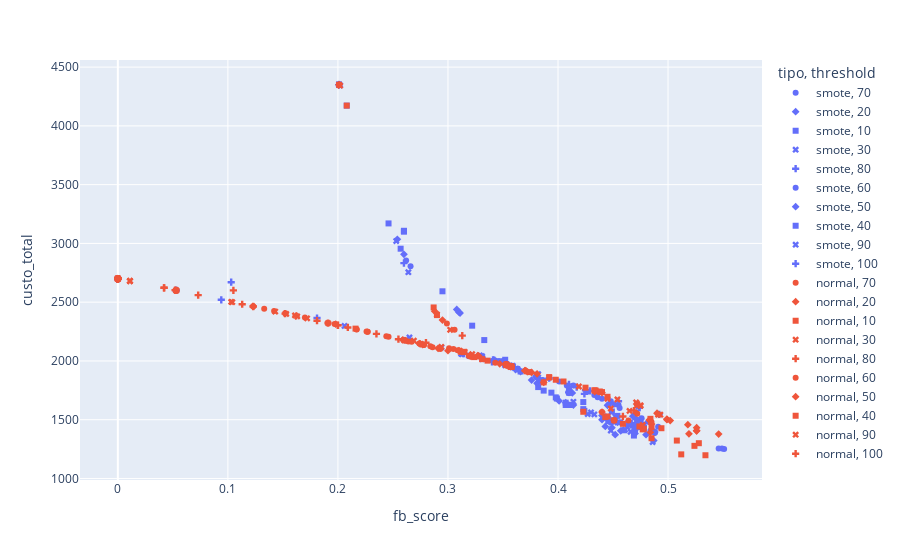
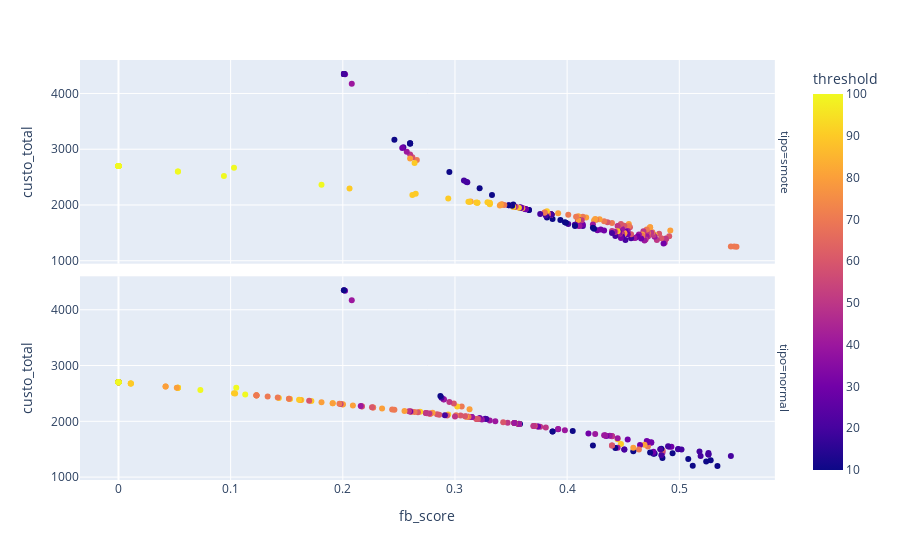

The notebook cell saved with these charts, in order:
### Code cell
fig = px.scatter(fd, x='fb_score', y='custo_total', color='tipo', symbol='threshold',
                 hover_data=['precisao', 'sensibilidade', 'modelo'])
fig.show()

fig = px.scatter(fd, x='fb_score', y='custo_total', color='threshold', facet_row='tipo',
                 hover_data=['precisao', 'sensibilidade', 'modelo'])
fig.show()

### Figure 1 — Plotly figure (JSON) as saved in the notebook; plotly's stock layout.template omitted (floating-point values rounded to 4 significant figures)
{"data": [{"customdata": [[0.403, 0.659, "CalibratedClassifierCV"], [0.399, 0.659, "LogisticRegression"], [0.388, 0.667, "LinearDiscriminantAnalysis"], [0.335, 0.585, "GradientBoostingClassifier"], [0.305, 0.622, "SVC"], [0.373, 0.533, "MLPClassifier"], [0.261, 0.719, "GaussianNB"], [0.374, 0.504, "HistGradientBoostingClassifier"], [0.242, 0.733, "BernoulliNB"], [0.369, 0.481, "LGBMClassifier"], [0.383, 0.459, "CatBoostClassifier"], [0.39, 0.444, "XGBClassifier"], [0.5, 0.385, "ExtraTreesClassifier"], [0.248, 0.578, "DecisionTreeClassifier"], [0.367, 0.43, "BaggingClassifier"], [0.441, 0.385, "RandomForestClassifier"], [0.229, 0.556, "ExtraTreeClassifier"], [0.258, 0.481, "KNeighborsClassifier"], [0.262, 0.4, "LabelSpreading"], [0.258, 0.4, "LabelPropagation"], [0.106, 0.793, "QuadraticDiscriminantAnalysis"], [0, 0, "AdaBoostClassifier"], [0, 0, "DummyClassifier"]], "hovertemplate": "tipo=smote<br>threshold=70<br>fb_score=%{x}<br>custo_total=%{y}<br>precisao=%{customdata[0]}<br>sensibilidade=%{customdata[1]}<br>modelo=%{customdata[2]}<extra></extra>", "legendgroup": "smote, 70", "marker": {"color": "#636efa", "symbol": "circle"}, "mode": "markers", "name": "smote, 70", "orientation": "h", "showlegend": true, "type": "scatter", "x": [0.551, 0.549, 0.546, 0.476, 0.472, 0.471, 0.467, 0.455, 0.451, 0.44, 0.433, 0.426, 0.414, 0.41, 0.408, 0.401, 0.386, 0.38, 0.344, 0.342, 0.266, 0, 0], "xaxis": "x", "y": [1250, 1255, 1255, 1512.0, 1498.0, 1562.0, 1448.0, 1625, 1495, 1678.0, 1710, 1735, 1790, 1732.0, 1790, 1825, 1830, 1868.0, 2000, 2008.0, 2805, 2700, 2700], "yaxis": "y"}, {"customdata": [[0.226, 0.837, "HistGradientBoostingClassifier"], [0.209, 0.933, "ExtraTreesClassifier"], [0.218, 0.852, "LGBMClassifier"], [0.228, 0.778, "BernoulliNB"], [0.237, 0.733, "XGBClassifier"], [0.208, 0.889, "RandomForestClassifier"], [0.218, 0.807, "CatBoostClassifier"], [0.198, 0.807, "GaussianNB"], [0.248, 0.578, "DecisionTreeClassifier"], [0.185, 0.867, "MLPClassifier"], [0.175, 0.933, "GradientBoostingClassifier"], [0.229, 0.556, "ExtraTreeClassifier"], [0.171, 0.837, "BaggingClassifier"], [0.167, 0.844, "SVC"], [0.169, 0.763, "KNeighborsClassifier"], [0.226, 0.481, "LabelPropagation"], [0.227, 0.481, "LabelSpreading"], [0.124, 0.948, "LogisticRegression"], [0.123, 0.948, "CalibratedClassifierCV"], [0.122, 0.948, "LinearDiscriminantAnalysis"], [0.098, 0.859, "QuadraticDiscriminantAnalysis"], [0.072, 1, "DummyClassifier"], [0.072, 1, "AdaBoostClassifier"]], "hovertemplate": "tipo=smote<br>threshold=20<br>fb_score=%{x}<br>custo_total=%{y}<br>precisao=%{customdata[0]}<br>sensibilidade=%{customdata[1]}<br>modelo=%{customdata[2]}<extra></extra>", "legendgroup": "smote, 20", "marker": {"color": "#636efa", "symbol": "diamond"}, "mode": "markers", "name": "smote, 20", "orientation": "h", "showlegend": true, "type": "scatter", "x": [0.457, 0.452, 0.449, 0.446, 0.446, 0.443, 0.44, 0.414, 0.41, 0.407, 0.401, 0.386, 0.381, 0.376, 0.366, 0.358, 0.358, 0.311, 0.31, 0.308, 0.254, 0.201, 0.201], "xaxis": "x", "y": [1405, 1372.0, 1432.0, 1490, 1515, 1442.0, 1500, 1625, 1732.0, 1645, 1660, 1830, 1810, 1838.0, 1910, 1955, 1952.0, 2408.0, 2415, 2438.0, 3035, 4350, 4350], "yaxis": "y"}, {"customdata": [[0.205, 0.807, "XGBClassifier"], [0.208, 0.785, "BernoulliNB"], [0.248, 0.578, "DecisionTreeClassifier"], [0.18, 0.926, "LGBMClassifier"], [0.177, 0.904, "HistGradientBoostingClassifier"], [0.177, 0.896, "CatBoostClassifier"], [0.18, 0.837, "GaussianNB"], [0.165, 0.963, "RandomForestClassifier"], [0.229, 0.556, "ExtraTreeClassifier"], [0.161, 0.978, "ExtraTreesClassifier"], [0.169, 0.763, "KNeighborsClassifier"], [0.147, 0.926, "MLPClassifier"], [0.214, 0.489, "LabelPropagation"], [0.211, 0.489, "LabelSpreading"], [0.136, 0.933, "BaggingClassifier"], [0.128, 0.978, "GradientBoostingClassifier"], [0.115, 0.956, "SVC"], [0.098, 0.985, "LogisticRegression"], [0.098, 0.985, "LinearDiscriminantAnalysis"], [0.098, 0.985, "CalibratedClassifierCV"], [0.094, 0.867, "QuadraticDiscriminantAnalysis"], [0.072, 1, "DummyClassifier"], [0.072, 1, "AdaBoostClassifier"]], "hovertemplate": "tipo=smote<br>threshold=10<br>fb_score=%{x}<br>custo_total=%{y}<br>precisao=%{customdata[0]}<br>sensibilidade=%{customdata[1]}<br>modelo=%{customdata[2]}<extra></extra>", "legendgroup": "smote, 10", "marker": {"color": "#636efa", "symbol": "square"}, "mode": "markers", "name": "smote, 10", "orientation": "h", "showlegend": true, "type": "scatter", "x": [0.424, 0.423, 0.41, 0.407, 0.399, 0.398, 0.394, 0.387, 0.386, 0.382, 0.366, 0.352, 0.351, 0.348, 0.333, 0.322, 0.295, 0.26, 0.26, 0.26, 0.246, 0.201, 0.201], "xaxis": "x", "y": [1575, 1590, 1732.0, 1625, 1680, 1690, 1730, 1748.0, 1830, 1778.0, 1910, 2010, 1985, 1998.0, 2178.0, 2300, 2592.0, 3100, 3108.0, 3105, 3170, 4350, 4350], "yaxis": "y"}, {"customdata": [[0.256, 0.807, "HistGradientBoostingClassifier"], [0.242, 0.793, "RandomForestClassifier"], [0.248, 0.756, "CatBoostClassifier"], [0.236, 0.8, "ExtraTreesClassifier"], [0.24, 0.748, "LGBMClassifier"], [0.26, 0.674, "XGBClassifier"], [0.21, 0.904, "GradientBoostingClassifier"], [0.228, 0.778, "BernoulliNB"], [0.215, 0.785, "GaussianNB"], [0.214, 0.778, "MLPClassifier"], [0.203, 0.837, "SVC"], [0.206, 0.748, "BaggingClassifier"], [0.248, 0.578, "DecisionTreeClassifier"], [0.229, 0.556, "ExtraTreeClassifier"], [0.154, 0.919, "CalibratedClassifierCV"], [0.185, 0.637, "KNeighborsClassifier"], [0.154, 0.911, "LogisticRegression"], [0.151, 0.919, "LinearDiscriminantAnalysis"], [0.23, 0.474, "LabelSpreading"], [0.225, 0.459, "LabelPropagation"], [0.099, 0.83, "QuadraticDiscriminantAnalysis"], [0.072, 1, "AdaBoostClassifier"], [0.072, 1, "DummyClassifier"]], "hovertemplate": "tipo=smote<br>threshold=30<br>fb_score=%{x}<br>custo_total=%{y}<br>precisao=%{customdata[0]}<br>sensibilidade=%{customdata[1]}<br>modelo=%{customdata[2]}<extra></extra>", "legendgroup": "smote, 30", "marker": {"color": "#636efa", "symbol": "x"}, "mode": "markers", "name": "smote, 30", "orientation": "h", "showlegend": true, "type": "scatter", "x": [0.486, 0.466, 0.463, 0.461, 0.454, 0.452, 0.448, 0.446, 0.433, 0.43, 0.427, 0.414, 0.41, 0.386, 0.363, 0.363, 0.362, 0.359, 0.358, 0.348, 0.253, 0.202, 0.201], "xaxis": "x", "y": [1310, 1398.0, 1435, 1415, 1478.0, 1528.0, 1408.0, 1490, 1545, 1562.0, 1548.0, 1652.0, 1732.0, 1830, 1922.0, 1930, 1935, 1958.0, 1955, 1995, 3020, 4345, 4350], "yaxis": "y"}, {"customdata": [[0.5, 0.489, "LinearDiscriminantAnalysis"], [0.492, 0.467, "LogisticRegression"], [0.492, 0.467, "CalibratedClassifierCV"], [0.274, 0.681, "GaussianNB"], [0.462, 0.452, "MLPClassifier"], [0.242, 0.733, "BernoulliNB"], [0.487, 0.407, "LGBMClassifier"], [0.452, 0.415, "GradientBoostingClassifier"], [0.327, 0.489, "SVC"], [0.462, 0.4, "XGBClassifier"], [0.481, 0.385, "CatBoostClassifier"], [0.248, 0.578, "DecisionTreeClassifier"], [0.45, 0.37, "HistGradientBoostingClassifier"], [0.229, 0.556, "ExtraTreeClassifier"], [0.258, 0.481, "KNeighborsClassifier"], [0.414, 0.341, "BaggingClassifier"], [0.272, 0.385, "LabelSpreading"], [0.271, 0.385, "LabelPropagation"], [0.644, 0.281, "ExtraTreesClassifier"], [0.522, 0.267, "RandomForestClassifier"], [0.105, 0.756, "QuadraticDiscriminantAnalysis"], [0, 0, "DummyClassifier"], [0, 0, "AdaBoostClassifier"]], "hovertemplate": "tipo=smote<br>threshold=80<br>fb_score=%{x}<br>custo_total=%{y}<br>precisao=%{customdata[0]}<br>sensibilidade=%{customdata[1]}<br>modelo=%{customdata[2]}<extra></extra>", "legendgroup": "smote, 80", "marker": {"color": "#636efa", "symbol": "cross"}, "mode": "markers", "name": "smote, 80", "orientation": "h", "showlegend": true, "type": "scatter", "x": [0.492, 0.474, 0.474, 0.467, 0.455, 0.451, 0.429, 0.425, 0.424, 0.417, 0.41, 0.41, 0.392, 0.386, 0.38, 0.36, 0.342, 0.341, 0.34, 0.314, 0.26, 0, 0], "xaxis": "x", "y": [1545, 1602.0, 1602.0, 1470, 1658.0, 1495, 1745, 1750, 1720, 1778.0, 1800, 1732.0, 1852.0, 1830, 1868.0, 1942.0, 2008.0, 2010, 1992.0, 2062.0, 2832.0, 2700, 2700], "yaxis": "y"}, {"customdata": [[0.333, 0.622, "MLPClassifier"], [0.292, 0.696, "CalibratedClassifierCV"], [0.294, 0.689, "GradientBoostingClassifier"], [0.292, 0.696, "LogisticRegression"], [0.287, 0.696, "LinearDiscriminantAnalysis"], [0.335, 0.6, "HistGradientBoostingClassifier"], [0.273, 0.696, "SVC"], [0.249, 0.726, "GaussianNB"], [0.336, 0.541, "CatBoostClassifier"], [0.358, 0.511, "XGBClassifier"], [0.387, 0.481, "ExtraTreesClassifier"], [0.32, 0.541, "LGBMClassifier"], [0.231, 0.748, "BernoulliNB"], [0.359, 0.481, "RandomForestClassifier"], [0.315, 0.474, "BaggingClassifier"], [0.248, 0.578, "DecisionTreeClassifier"], [0.229, 0.556, "ExtraTreeClassifier"], [0.218, 0.578, "KNeighborsClassifier"], [0.253, 0.43, "LabelSpreading"], [0.253, 0.43, "LabelPropagation"], [0.104, 0.8, "QuadraticDiscriminantAnalysis"], [0, 0, "DummyClassifier"], [0, 0, "AdaBoostClassifier"]], "hovertemplate": "tipo=smote<br>threshold=60<br>fb_score=%{x}<br>custo_total=%{y}<br>precisao=%{customdata[0]}<br>sensibilidade=%{customdata[1]}<br>modelo=%{customdata[2]}<extra></extra>", "legendgroup": "smote, 60", "marker": {"color": "#636efa", "symbol": "circle"}, "mode": "markers", "name": "smote, 60", "orientation": "h", "showlegend": true, "type": "scatter", "x": [0.491, 0.488, 0.488, 0.488, 0.484, 0.482, 0.472, 0.457, 0.456, 0.451, 0.448, 0.446, 0.443, 0.436, 0.41, 0.41, 0.386, 0.383, 0.354, 0.354, 0.262, 0, 0], "xaxis": "x", "y": [1440, 1390, 1398.0, 1390, 1405, 1482.0, 1445, 1478.0, 1600, 1630, 1658.0, 1628.0, 1522.0, 1690, 1768.0, 1732.0, 1830, 1840, 1968.0, 1968.0, 2855, 2700, 2700], "yaxis": "y"}, {"customdata": [[0.295, 0.689, "MLPClassifier"], [0.263, 0.785, "SVC"], [0.264, 0.756, "GradientBoostingClassifier"], [0.297, 0.652, "LGBMClassifier"], [0.324, 0.6, "RandomForestClassifier"], [0.295, 0.644, "HistGradientBoostingClassifier"], [0.309, 0.615, "CatBoostClassifier"], [0.245, 0.793, "AdaBoostClassifier"], [0.317, 0.593, "ExtraTreesClassifier"], [0.24, 0.748, "GaussianNB"], [0.23, 0.778, "LogisticRegression"], [0.23, 0.778, "CalibratedClassifierCV"], [0.227, 0.785, "LinearDiscriminantAnalysis"], [0.307, 0.556, "XGBClassifier"], [0.228, 0.748, "BernoulliNB"], [0.262, 0.556, "BaggingClassifier"], [0.248, 0.578, "DecisionTreeClassifier"], [0.229, 0.556, "ExtraTreeClassifier"], [0.218, 0.578, "KNeighborsClassifier"], [0.252, 0.444, "LabelPropagation"], [0.251, 0.444, "LabelSpreading"], [0.103, 0.815, "QuadraticDiscriminantAnalysis"], [0.072, 1, "DummyClassifier"]], "hovertemplate": "tipo=smote<br>threshold=50<br>fb_score=%{x}<br>custo_total=%{y}<br>precisao=%{customdata[0]}<br>sensibilidade=%{customdata[1]}<br>modelo=%{customdata[2]}<extra></extra>", "legendgroup": "smote, 50", "marker": {"color": "#636efa", "symbol": "diamond"}, "mode": "markers", "name": "smote, 50", "orientation": "h", "showlegend": true, "type": "scatter", "x": [0.488, 0.487, 0.48, 0.477, 0.475, 0.472, 0.471, 0.47, 0.468, 0.454, 0.449, 0.449, 0.447, 0.445, 0.44, 0.413, 0.41, 0.386, 0.383, 0.36, 0.359, 0.26, 0.201], "xaxis": "x", "y": [1395, 1322.0, 1372.0, 1460, 1502.0, 1480, 1505, 1382.0, 1530, 1478.0, 1478.0, 1480, 1482.0, 1622.0, 1535, 1728.0, 1732.0, 1830, 1840, 1945, 1948.0, 2908.0, 4350], "yaxis": "y"}, {"customdata": [[0.283, 0.689, "CatBoostClassifier"], [0.271, 0.704, "LGBMClassifier"], [0.268, 0.711, "HistGradientBoostingClassifier"], [0.256, 0.748, "MLPClassifier"], [0.239, 0.822, "GradientBoostingClassifier"], [0.266, 0.696, "ExtraTreesClassifier"], [0.232, 0.815, "SVC"], [0.266, 0.659, "RandomForestClassifier"], [0.276, 0.622, "XGBClassifier"], [0.228, 0.778, "BernoulliNB"], [0.229, 0.756, "GaussianNB"], [0.237, 0.652, "BaggingClassifier"], [0.189, 0.859, "LogisticRegression"], [0.248, 0.578, "DecisionTreeClassifier"], [0.189, 0.859, "CalibratedClassifierCV"], [0.186, 0.859, "LinearDiscriminantAnalysis"], [0.229, 0.556, "ExtraTreeClassifier"], [0.185, 0.637, "KNeighborsClassifier"], [0.236, 0.452, "LabelSpreading"], [0.236, 0.452, "LabelPropagation"], [0.101, 0.822, "QuadraticDiscriminantAnalysis"], [0.075, 1, "AdaBoostClassifier"], [0.072, 1, "DummyClassifier"]], "hovertemplate": "tipo=smote<br>threshold=40<br>fb_score=%{x}<br>custo_total=%{y}<br>precisao=%{customdata[0]}<br>sensibilidade=%{customdata[1]}<br>modelo=%{customdata[2]}<extra></extra>", "legendgroup": "smote, 40", "marker": {"color": "#636efa", "symbol": "square"}, "mode": "markers", "name": "smote, 40", "orientation": "h", "showlegend": true, "type": "scatter", "x": [0.478, 0.472, 0.471, 0.47, 0.469, 0.464, 0.46, 0.454, 0.449, 0.446, 0.442, 0.423, 0.411, 0.41, 0.41, 0.407, 0.386, 0.363, 0.353, 0.352, 0.257, 0.208, 0.201], "xaxis": "x", "y": [1430, 1438.0, 1435, 1412.0, 1365, 1470, 1410, 1532.0, 1570, 1490, 1520, 1650, 1625, 1732.0, 1628.0, 1645, 1830, 1930, 1972.0, 1975, 2955, 4172.0, 4350], "yaxis": "y"}, {"customdata": [[0.302, 0.644, "GaussianNB"], [0.24, 0.719, "BernoulliNB"], [0.248, 0.578, "DecisionTreeClassifier"], [0.229, 0.556, "ExtraTreeClassifier"], [0.62, 0.326, "MLPClassifier"], [0.594, 0.304, "XGBClassifier"], [0.696, 0.289, "LGBMClassifier"], [0.344, 0.326, "KNeighborsClassifier"], [0.286, 0.356, "LabelSpreading"], [0.72, 0.267, "HistGradientBoostingClassifier"], [0.281, 0.356, "LabelPropagation"], [0.673, 0.259, "GradientBoostingClassifier"], [0.673, 0.259, "CatBoostClassifier"], [0.66, 0.259, "LinearDiscriminantAnalysis"], [0.694, 0.252, "CalibratedClassifierCV"], [0.68, 0.252, "LogisticRegression"], [0.472, 0.252, "BaggingClassifier"], [0.364, 0.237, "SVC"], [0.108, 0.726, "QuadraticDiscriminantAnalysis"], [0.651, 0.207, "RandomForestClassifier"], [0.75, 0.156, "ExtraTreesClassifier"], [0, 0, "DummyClassifier"], [0, 0, "AdaBoostClassifier"]], "hovertemplate": "tipo=smote<br>threshold=90<br>fb_score=%{x}<br>custo_total=%{y}<br>precisao=%{customdata[0]}<br>sensibilidade=%{customdata[1]}<br>modelo=%{customdata[2]}<extra></extra>", "legendgroup": "smote, 90", "marker": {"color": "#636efa", "symbol": "x"}, "mode": "markers", "name": "smote, 90", "orientation": "h", "showlegend": true, "type": "scatter", "x": [0.478, 0.445, 0.41, 0.386, 0.382, 0.357, 0.352, 0.331, 0.331, 0.331, 0.329, 0.32, 0.32, 0.319, 0.313, 0.312, 0.294, 0.265, 0.264, 0.262, 0.206, 0, 0], "xaxis": "x", "y": [1462.0, 1528.0, 1732.0, 1830, 1888.0, 1950, 1962.0, 2030, 2040, 2015, 2048.0, 2042.0, 2042.0, 2045, 2058.0, 2060, 2115, 2200, 2755, 2178.0, 2298.0, 2700, 2700], "yaxis": "y"}, {"customdata": [[0.248, 0.578, "DecisionTreeClassifier"], [0.229, 0.556, "ExtraTreeClassifier"], [0.344, 0.326, "KNeighborsClassifier"], [0.514, 0.141, "BaggingClassifier"], [0.124, 0.096, "QuadraticDiscriminantAnalysis"], [1, 0.067, "LabelPropagation"], [1, 0.037, "LabelSpreading"], [1, 0.037, "RandomForestClassifier"], [0, 0, "CalibratedClassifierCV"], [0, 0, "ExtraTreesClassifier"], [0, 0, "DummyClassifier"], [0, 0, "LinearDiscriminantAnalysis"], [0, 0, "BernoulliNB"], [0, 0, "GaussianNB"], [0, 0, "SVC"], [0, 0, "LogisticRegression"], [0, 0, "CatBoostClassifier"], [0, 0, "LGBMClassifier"], [0, 0, "XGBClassifier"], [0, 0, "HistGradientBoostingClassifier"], [0, 0, "GradientBoostingClassifier"], [0, 0, "AdaBoostClassifier"], [0, 0, "MLPClassifier"]], "hovertemplate": "tipo=smote<br>threshold=100<br>fb_score=%{x}<br>custo_total=%{y}<br>precisao=%{customdata[0]}<br>sensibilidade=%{customdata[1]}<br>modelo=%{customdata[2]}<extra></extra>", "legendgroup": "smote, 100", "marker": {"color": "#636efa", "symbol": "cross"}, "mode": "markers", "name": "smote, 100", "orientation": "h", "showlegend": true, "type": "scatter", "x": [0.41, 0.386, 0.331, 0.181, 0.103, 0.094, 0.053, 0.053, 0, 0, 0, 0, 0, 0, 0, 0, 0, 0, 0, 0, 0, 0, 0], "xaxis": "x", "y": [1732.0, 1830, 2030, 2365, 2670, 2520, 2600, 2600, 2700, 2700, 2700, 2700, 2700, 2700, 2700, 2700, 2700, 2700, 2700, 2700, 2700, 2700, 2700], "yaxis": "y"}, {"customdata": [[0.359, 0.548, "GaussianNB"], [0.275, 0.667, "BernoulliNB"], [0.379, 0.348, "DecisionTreeClassifier"], [0.331, 0.363, "ExtraTreeClassifier"], [0.379, 0.289, "LabelPropagation"], [0.147, 0.593, "QuadraticDiscriminantAnalysis"], [0.385, 0.274, "LabelSpreading"], [0.829, 0.215, "BaggingClassifier"], [0.829, 0.215, "XGBClassifier"], [0.931, 0.2, "RandomForestClassifier"], [0.844, 0.2, "GradientBoostingClassifier"], [0.926, 0.185, "CatBoostClassifier"], [0.862, 0.185, "HistGradientBoostingClassifier"], [0.885, 0.17, "LGBMClassifier"], [0.885, 0.17, "MLPClassifier"], [0.769, 0.148, "ExtraTreesClassifier"], [0.882, 0.111, "SVC"], [0.875, 0.104, "LogisticRegression"], [0.867, 0.096, "CalibratedClassifierCV"], [0.923, 0.089, "KNeighborsClassifier"], [0.857, 0.089, "LinearDiscriminantAnalysis"], [0, 0, "AdaBoostClassifier"], [0, 0, "DummyClassifier"]], "hovertemplate": "tipo=normal<br>threshold=70<br>fb_score=%{x}<br>custo_total=%{y}<br>precisao=%{customdata[0]}<br>sensibilidade=%{customdata[1]}<br>modelo=%{customdata[2]}<extra></extra>", "legendgroup": "normal, 70", "marker": {"color": "#EF553B", "symbol": "circle"}, "mode": "markers", "name": "normal, 70", "orientation": "h", "showlegend": true, "type": "scatter", "x": [0.472, 0.464, 0.357, 0.353, 0.312, 0.306, 0.301, 0.278, 0.278, 0.264, 0.261, 0.246, 0.244, 0.227, 0.227, 0.197, 0.152, 0.142, 0.133, 0.123, 0.123, 0, 0], "xaxis": "x", "y": [1550, 1492.0, 1952.0, 1968.0, 2080, 2265, 2108.0, 2135, 2135, 2165, 2172.0, 2205, 2210, 2248.0, 2248.0, 2315, 2405, 2425, 2445, 2462.0, 2465, 2700, 2700], "yaxis": "y"}, {"customdata": [[0.54, 0.548, "MLPClassifier"], [0.458, 0.563, "CalibratedClassifierCV"], [0.458, 0.563, "LogisticRegression"], [0.511, 0.533, "CatBoostClassifier"], [0.39, 0.607, "RandomForestClassifier"], [0.5, 0.526, "LGBMClassifier"], [0.455, 0.526, "LinearDiscriminantAnalysis"], [0.461, 0.519, "GradientBoostingClassifier"], [0.447, 0.526, "HistGradientBoostingClassifier"], [0.512, 0.481, "XGBClassifier"], [0.282, 0.711, "GaussianNB"], [0.353, 0.578, "ExtraTreesClassifier"], [0.279, 0.696, "BaggingClassifier"], [0.242, 0.733, "BernoulliNB"], [0.211, 0.615, "KNeighborsClassifier"], [0.379, 0.348, "DecisionTreeClassifier"], [0.331, 0.363, "ExtraTreeClassifier"], [0.317, 0.333, "LabelSpreading"], [0.315, 0.333, "LabelPropagation"], [0.738, 0.23, "SVC"], [0.13, 0.63, "QuadraticDiscriminantAnalysis"], [0.072, 1, "AdaBoostClassifier"], [0, 0, "DummyClassifier"]], "hovertemplate": "tipo=normal<br>threshold=20<br>fb_score=%{x}<br>custo_total=%{y}<br>precisao=%{customdata[0]}<br>sensibilidade=%{customdata[1]}<br>modelo=%{customdata[2]}<extra></extra>", "legendgroup": "normal, 20", "marker": {"color": "#EF553B", "symbol": "diamond"}, "mode": "markers", "name": "normal, 20", "orientation": "h", "showlegend": true, "type": "scatter", "x": [0.546, 0.526, 0.526, 0.526, 0.519, 0.518, 0.502, 0.499, 0.499, 0.49, 0.484, 0.483, 0.477, 0.451, 0.387, 0.357, 0.353, 0.328, 0.327, 0.291, 0.288, 0.201, 0], "xaxis": "x", "y": [1378.0, 1405, 1405, 1432.0, 1380, 1458.0, 1492.0, 1505, 1500, 1555, 1392.0, 1498.0, 1428.0, 1495, 1818.0, 1952.0, 1968.0, 2042.0, 2045, 2108.0, 2422.0, 4350, 2700], "yaxis": "y"}, {"customdata": [[0.322, 0.756, "GradientBoostingClassifier"], [0.36, 0.667, "LGBMClassifier"], [0.332, 0.704, "MLPClassifier"], [0.277, 0.822, "RandomForestClassifier"], [0.312, 0.704, "CatBoostClassifier"], [0.332, 0.63, "HistGradientBoostingClassifier"], [0.265, 0.77, "ExtraTreesClassifier"], [0.367, 0.563, "XGBClassifier"], [0.281, 0.696, "LogisticRegression"], [0.274, 0.711, "LinearDiscriminantAnalysis"], [0.278, 0.689, "CalibratedClassifierCV"], [0.249, 0.733, "GaussianNB"], [0.231, 0.748, "BernoulliNB"], [0.199, 0.844, "BaggingClassifier"], [0.644, 0.348, "SVC"], [0.211, 0.615, "KNeighborsClassifier"], [0.29, 0.4, "LabelSpreading"], [0.317, 0.378, "LabelPropagation"], [0.379, 0.348, "DecisionTreeClassifier"], [0.331, 0.363, "ExtraTreeClassifier"], [0.127, 0.652, "QuadraticDiscriminantAnalysis"], [0.072, 1, "AdaBoostClassifier"], [0, 0, "DummyClassifier"]], "hovertemplate": "tipo=normal<br>threshold=10<br>fb_score=%{x}<br>custo_total=%{y}<br>precisao=%{customdata[0]}<br>sensibilidade=%{customdata[1]}<br>modelo=%{customdata[2]}<extra></extra>", "legendgroup": "normal, 10", "marker": {"color": "#EF553B", "symbol": "square"}, "mode": "markers", "name": "normal, 10", "orientation": "h", "showlegend": true, "type": "scatter", "x": [0.534, 0.528, 0.524, 0.512, 0.508, 0.494, 0.485, 0.484, 0.478, 0.477, 0.474, 0.459, 0.443, 0.423, 0.405, 0.387, 0.358, 0.357, 0.357, 0.353, 0.287, 0.201, 0], "xaxis": "x", "y": [1198.0, 1300, 1278.0, 1205, 1322.0, 1428.0, 1342.0, 1508.0, 1422.0, 1418.0, 1442.0, 1465, 1522.0, 1568.0, 1825, 1818.0, 1950, 1955, 1952.0, 1968.0, 2455, 4350, 2700], "yaxis": "y"}, {"customdata": [[0.504, 0.489, "RandomForestClassifier"], [0.479, 0.496, "ExtraTreesClassifier"], [0.294, 0.659, "GaussianNB"], [0.59, 0.437, "XGBClassifier"], [0.561, 0.444, "LGBMClassifier"], [0.604, 0.43, "CatBoostClassifier"], [0.55, 0.444, "HistGradientBoostingClassifier"], [0.675, 0.415, "MLPClassifier"], [0.353, 0.541, "BaggingClassifier"], [0.523, 0.43, "GradientBoostingClassifier"], [0.242, 0.733, "BernoulliNB"], [0.54, 0.4, "LogisticRegression"], [0.554, 0.378, "CalibratedClassifierCV"], [0.547, 0.348, "LinearDiscriminantAnalysis"], [0.448, 0.348, "KNeighborsClassifier"], [0.379, 0.348, "DecisionTreeClassifier"], [0.331, 0.363, "ExtraTreeClassifier"], [0.331, 0.319, "LabelPropagation"], [0.326, 0.311, "LabelSpreading"], [0.133, 0.615, "QuadraticDiscriminantAnalysis"], [0.794, 0.2, "SVC"], [0.072, 1, "AdaBoostClassifier"], [0, 0, "DummyClassifier"]], "hovertemplate": "tipo=normal<br>threshold=30<br>fb_score=%{x}<br>custo_total=%{y}<br>precisao=%{customdata[0]}<br>sensibilidade=%{customdata[1]}<br>modelo=%{customdata[2]}<extra></extra>", "legendgroup": "normal, 30", "marker": {"color": "#EF553B", "symbol": "x"}, "mode": "markers", "name": "normal, 30", "orientation": "h", "showlegend": true, "type": "scatter", "x": [0.493, 0.491, 0.477, 0.475, 0.475, 0.472, 0.472, 0.471, 0.465, 0.454, 0.451, 0.435, 0.419, 0.392, 0.374, 0.357, 0.353, 0.322, 0.315, 0.29, 0.26, 0.202, 0], "xaxis": "x", "y": [1542.0, 1542.0, 1455, 1622.0, 1618.0, 1635, 1622.0, 1648.0, 1575, 1672.0, 1495, 1735, 1782.0, 1858.0, 1905, 1952.0, 1968.0, 2058.0, 2078.0, 2395, 2178.0, 4342.0, 2700], "yaxis": "y"}, {"customdata": [[0.387, 0.519, "GaussianNB"], [0.282, 0.637, "BernoulliNB"], [0.379, 0.348, "DecisionTreeClassifier"], [0.331, 0.363, "ExtraTreeClassifier"], [0.152, 0.593, "QuadraticDiscriminantAnalysis"], [0.4, 0.281, "LabelPropagation"], [0.418, 0.244, "LabelSpreading"], [0.929, 0.193, "XGBClassifier"], [0.857, 0.178, "GradientBoostingClassifier"], [0.913, 0.156, "HistGradientBoostingClassifier"], [0.909, 0.148, "BaggingClassifier"], [0.952, 0.148, "LGBMClassifier"], [0.95, 0.141, "CatBoostClassifier"], [0.947, 0.133, "RandomForestClassifier"], [0.941, 0.119, "ExtraTreesClassifier"], [0.938, 0.111, "MLPClassifier"], [0.857, 0.089, "SVC"], [0.923, 0.089, "KNeighborsClassifier"], [0.833, 0.037, "LinearDiscriminantAnalysis"], [0.8, 0.03, "LogisticRegression"], [0.8, 0.03, "CalibratedClassifierCV"], [0, 0, "AdaBoostClassifier"], [0, 0, "DummyClassifier"]], "hovertemplate": "tipo=normal<br>threshold=80<br>fb_score=%{x}<br>custo_total=%{y}<br>precisao=%{customdata[0]}<br>sensibilidade=%{customdata[1]}<br>modelo=%{customdata[2]}<extra></extra>", "legendgroup": "normal, 80", "marker": {"color": "#EF553B", "symbol": "cross"}, "mode": "markers", "name": "normal, 80", "orientation": "h", "showlegend": true, "type": "scatter", "x": [0.469, 0.459, 0.357, 0.353, 0.313, 0.31, 0.28, 0.255, 0.235, 0.209, 0.2, 0.2, 0.191, 0.181, 0.162, 0.152, 0.123, 0.123, 0.052, 0.042, 0.042, 0, 0], "xaxis": "x", "y": [1578.0, 1528.0, 1952.0, 1968.0, 2215, 2082.0, 2155, 2185, 2230, 2285, 2305, 2302.0, 2322.0, 2342.0, 2382.0, 2402.0, 2465, 2462.0, 2602.0, 2622.0, 2622.0, 2700, 2700], "yaxis": "y"}, {"customdata": [[0.345, 0.593, "GaussianNB"], [0.243, 0.689, "BernoulliNB"], [0.745, 0.304, "BaggingClassifier"], [0.379, 0.348, "DecisionTreeClassifier"], [0.331, 0.363, "ExtraTreeClassifier"], [0.787, 0.274, "XGBClassifier"], [0.81, 0.252, "CatBoostClassifier"], [0.791, 0.252, "HistGradientBoostingClassifier"], [0.364, 0.289, "LabelSpreading"], [0.348, 0.289, "LabelPropagation"], [0.141, 0.593, "QuadraticDiscriminantAnalysis"], [0.775, 0.23, "RandomForestClassifier"], [0.811, 0.222, "ExtraTreesClassifier"], [0.75, 0.222, "LGBMClassifier"], [0.725, 0.215, "KNeighborsClassifier"], [0.757, 0.207, "GradientBoostingClassifier"], [0.818, 0.2, "MLPClassifier"], [0.852, 0.17, "LogisticRegression"], [0.88, 0.163, "CalibratedClassifierCV"], [0.846, 0.163, "LinearDiscriminantAnalysis"], [0.81, 0.126, "SVC"], [0, 0, "AdaBoostClassifier"], [0, 0, "DummyClassifier"]], "hovertemplate": "tipo=normal<br>threshold=60<br>fb_score=%{x}<br>custo_total=%{y}<br>precisao=%{customdata[0]}<br>sensibilidade=%{customdata[1]}<br>modelo=%{customdata[2]}<extra></extra>", "legendgroup": "normal, 60", "marker": {"color": "#EF553B", "symbol": "circle"}, "mode": "markers", "name": "normal, 60", "orientation": "h", "showlegend": true, "type": "scatter", "x": [0.485, 0.44, 0.371, 0.357, 0.353, 0.343, 0.32, 0.319, 0.309, 0.305, 0.299, 0.293, 0.286, 0.284, 0.274, 0.267, 0.261, 0.226, 0.217, 0.217, 0.17, 0, 0], "xaxis": "x", "y": [1480, 1565, 1915, 1952.0, 1968.0, 1985, 2040, 2042.0, 2090, 2102.0, 2318.0, 2102.0, 2118.0, 2125, 2148.0, 2162.0, 2175, 2250, 2268.0, 2270, 2370, 2700, 2700], "yaxis": "y"}, {"customdata": [[0.329, 0.615, "GaussianNB"], [0.243, 0.689, "BernoulliNB"], [0.65, 0.385, "BaggingClassifier"], [0.683, 0.319, "XGBClassifier"], [0.712, 0.311, "RandomForestClassifier"], [0.745, 0.304, "CatBoostClassifier"], [0.732, 0.304, "HistGradientBoostingClassifier"], [0.732, 0.304, "ExtraTreesClassifier"], [0.379, 0.348, "DecisionTreeClassifier"], [0.331, 0.363, "ExtraTreeClassifier"], [0.731, 0.281, "LGBMClassifier"], [0.686, 0.259, "AdaBoostClassifier"], [0.673, 0.259, "GradientBoostingClassifier"], [0.354, 0.296, "LabelSpreading"], [0.348, 0.296, "LabelPropagation"], [0.744, 0.237, "MLPClassifier"], [0.138, 0.6, "QuadraticDiscriminantAnalysis"], [0.784, 0.215, "LinearDiscriminantAnalysis"], [0.744, 0.215, "LogisticRegression"], [0.725, 0.215, "KNeighborsClassifier"], [0.771, 0.2, "CalibratedClassifierCV"], [0.8, 0.148, "SVC"], [0, 0, "DummyClassifier"]], "hovertemplate": "tipo=normal<br>threshold=50<br>fb_score=%{x}<br>custo_total=%{y}<br>precisao=%{customdata[0]}<br>sensibilidade=%{customdata[1]}<br>modelo=%{customdata[2]}<extra></extra>", "legendgroup": "normal, 50", "marker": {"color": "#EF553B", "symbol": "diamond"}, "mode": "markers", "name": "normal, 50", "orientation": "h", "showlegend": true, "type": "scatter", "x": [0.485, 0.44, 0.44, 0.381, 0.376, 0.371, 0.37, 0.37, 0.357, 0.353, 0.347, 0.321, 0.32, 0.312, 0.31, 0.3, 0.295, 0.277, 0.275, 0.274, 0.259, 0.198, 0], "xaxis": "x", "y": [1462.0, 1565, 1730, 1890, 1902.0, 1915, 1918.0, 1918.0, 1952.0, 1968.0, 1975, 2040, 2042.0, 2082.0, 2088.0, 2088.0, 2348.0, 2140, 2145, 2148.0, 2180, 2312.0, 2700], "yaxis": "y"}, {"customdata": [[0.308, 0.652, "GaussianNB"], [0.24, 0.719, "BernoulliNB"], [0.483, 0.43, "BaggingClassifier"], [0.699, 0.378, "CatBoostClassifier"], [0.68, 0.378, "LGBMClassifier"], [0.654, 0.378, "RandomForestClassifier"], [0.654, 0.378, "GradientBoostingClassifier"], [0.646, 0.378, "XGBClassifier"], [0.633, 0.37, "HistGradientBoostingClassifier"], [0.545, 0.356, "ExtraTreesClassifier"], [0.721, 0.326, "MLPClassifier"], [0.448, 0.348, "KNeighborsClassifier"], [0.379, 0.348, "DecisionTreeClassifier"], [0.331, 0.363, "ExtraTreeClassifier"], [0.685, 0.274, "CalibratedClassifierCV"], [0.627, 0.274, "LogisticRegression"], [0.632, 0.267, "LinearDiscriminantAnalysis"], [0.345, 0.304, "LabelSpreading"], [0.342, 0.304, "LabelPropagation"], [0.134, 0.6, "QuadraticDiscriminantAnalysis"], [0.786, 0.163, "SVC"], [0.075, 1, "AdaBoostClassifier"], [0, 0, "DummyClassifier"]], "hovertemplate": "tipo=normal<br>threshold=40<br>fb_score=%{x}<br>custo_total=%{y}<br>precisao=%{customdata[0]}<br>sensibilidade=%{customdata[1]}<br>modelo=%{customdata[2]}<extra></extra>", "legendgroup": "normal, 40", "marker": {"color": "#EF553B", "symbol": "square"}, "mode": "markers", "name": "normal, 40", "orientation": "h", "showlegend": true, "type": "scatter", "x": [0.485, 0.445, 0.445, 0.44, 0.438, 0.434, 0.434, 0.433, 0.425, 0.398, 0.392, 0.374, 0.357, 0.353, 0.336, 0.331, 0.324, 0.315, 0.314, 0.29, 0.216, 0.208, 0], "xaxis": "x", "y": [1435, 1528.0, 1695, 1735, 1740, 1748.0, 1748.0, 1750, 1772.0, 1840, 1862.0, 1905, 1952.0, 1968.0, 2002.0, 2015, 2032.0, 2075, 2078.0, 2390, 2275, 4172.0, 2700], "yaxis": "y"}, {"customdata": [[0.294, 0.585, "BernoulliNB"], [0.416, 0.459, "GaussianNB"], [0.379, 0.348, "DecisionTreeClassifier"], [0.331, 0.363, "ExtraTreeClassifier"], [0.15, 0.548, "QuadraticDiscriminantAnalysis"], [0.422, 0.259, "LabelPropagation"], [0.508, 0.222, "LabelSpreading"], [0.95, 0.141, "XGBClassifier"], [0.944, 0.126, "BaggingClassifier"], [1, 0.119, "LGBMClassifier"], [0.842, 0.119, "GradientBoostingClassifier"], [1, 0.111, "CatBoostClassifier"], [1, 0.104, "HistGradientBoostingClassifier"], [1, 0.074, "ExtraTreesClassifier"], [0.909, 0.074, "SVC"], [1, 0.037, "KNeighborsClassifier"], [1, 0.037, "MLPClassifier"], [1, 0.037, "RandomForestClassifier"], [1, 0.007, "LogisticRegression"], [1, 0.007, "CalibratedClassifierCV"], [1, 0.007, "LinearDiscriminantAnalysis"], [0, 0, "AdaBoostClassifier"], [0, 0, "DummyClassifier"]], "hovertemplate": "tipo=normal<br>threshold=90<br>fb_score=%{x}<br>custo_total=%{y}<br>precisao=%{customdata[0]}<br>sensibilidade=%{customdata[1]}<br>modelo=%{customdata[2]}<extra></extra>", "legendgroup": "normal, 90", "marker": {"color": "#EF553B", "symbol": "x"}, "mode": "markers", "name": "normal, 90", "orientation": "h", "showlegend": true, "type": "scatter", "x": [0.448, 0.445, 0.357, 0.353, 0.302, 0.294, 0.269, 0.191, 0.172, 0.163, 0.161, 0.153, 0.143, 0.104, 0.103, 0.053, 0.053, 0.053, 0.011, 0.011, 0.011, 0, 0], "xaxis": "x", "y": [1595, 1678.0, 1952.0, 1968.0, 2265, 2120, 2172.0, 2322.0, 2362.0, 2380, 2388.0, 2400, 2420, 2500, 2502.0, 2600, 2600, 2600, 2680, 2680, 2680, 2700, 2700], "yaxis": "y"}, {"customdata": [[0.379, 0.348, "DecisionTreeClassifier"], [0.331, 0.363, "ExtraTreeClassifier"], [0.917, 0.081, "BaggingClassifier"], [0.176, 0.089, "QuadraticDiscriminantAnalysis"], [1, 0.052, "LabelPropagation"], [1, 0.037, "KNeighborsClassifier"], [0, 0, "CalibratedClassifierCV"], [0, 0, "MLPClassifier"], [0, 0, "LabelSpreading"], [0, 0, "AdaBoostClassifier"], [0, 0, "ExtraTreesClassifier"], [0, 0, "RandomForestClassifier"], [0, 0, "DummyClassifier"], [0, 0, "LinearDiscriminantAnalysis"], [0, 0, "BernoulliNB"], [0, 0, "GaussianNB"], [0, 0, "SVC"], [0, 0, "LogisticRegression"], [0, 0, "CatBoostClassifier"], [0, 0, "LGBMClassifier"], [0, 0, "XGBClassifier"], [0, 0, "HistGradientBoostingClassifier"], [0, 0, "GradientBoostingClassifier"]], "hovertemplate": "tipo=normal<br>threshold=100<br>fb_score=%{x}<br>custo_total=%{y}<br>precisao=%{customdata[0]}<br>sensibilidade=%{customdata[1]}<br>modelo=%{customdata[2]}<extra></extra>", "legendgroup": "normal, 100", "marker": {"color": "#EF553B", "symbol": "cross"}, "mode": "markers", "name": "normal, 100", "orientation": "h", "showlegend": true, "type": "scatter", "x": [0.357, 0.353, 0.113, 0.105, 0.073, 0.053, 0, 0, 0, 0, 0, 0, 0, 0, 0, 0, 0, 0, 0, 0, 0, 0, 0], "xaxis": "x", "y": [1952.0, 1968.0, 2482.0, 2600, 2560, 2600, 2700, 2700, 2700, 2700, 2700, 2700, 2700, 2700, 2700, 2700, 2700, 2700, 2700, 2700, 2700, 2700, 2700], "yaxis": "y"}], "layout": {"legend": {"title": {"text": "tipo, threshold"}, "tracegroupgap": 0}, "margin": {"t": 60}, "xaxis": {"anchor": "y", "domain": [0, 1], "title": {"text": "fb_score"}}, "yaxis": {"anchor": "x", "domain": [0, 1], "title": {"text": "custo_total"}}}}

### Figure 2 — Plotly figure (JSON) as saved in the notebook; plotly's stock layout.template omitted (floating-point values rounded to 4 significant figures; data arrays with more than 128 entries replaced by an {"elided": "..."} marker saying what was removed)
{"data": [{"customdata": {"elided": "230x3 mixed values"}, "hovertemplate": "tipo=smote<br>fb_score=%{x}<br>custo_total=%{y}<br>precisao=%{customdata[0]}<br>sensibilidade=%{customdata[1]}<br>modelo=%{customdata[2]}<br>threshold=%{marker.color}<extra></extra>", "legendgroup": "", "marker": {"color": {"elided": "230 int values"}, "coloraxis": "coloraxis", "symbol": "circle"}, "mode": "markers", "name": "", "orientation": "h", "showlegend": false, "type": "scatter", "x": {"elided": "230 float values"}, "xaxis": "x2", "y": {"elided": "230 float values"}, "yaxis": "y2"}, {"customdata": {"elided": "230x3 mixed values"}, "hovertemplate": "tipo=normal<br>fb_score=%{x}<br>custo_total=%{y}<br>precisao=%{customdata[0]}<br>sensibilidade=%{customdata[1]}<br>modelo=%{customdata[2]}<br>threshold=%{marker.color}<extra></extra>", "legendgroup": "", "marker": {"color": {"elided": "230 int values"}, "coloraxis": "coloraxis", "symbol": "circle"}, "mode": "markers", "name": "", "orientation": "h", "showlegend": false, "type": "scatter", "x": {"elided": "230 float values"}, "xaxis": "x", "y": {"elided": "230 float values"}, "yaxis": "y"}], "layout": {"annotations": [{"font": {}, "showarrow": false, "text": "tipo=normal", "textangle": 90, "x": 0.98, "xanchor": "left", "xref": "paper", "y": 0.2425, "yanchor": "middle", "yref": "paper"}, {"font": {}, "showarrow": false, "text": "tipo=smote", "textangle": 90, "x": 0.98, "xanchor": "left", "xref": "paper", "y": 0.7575, "yanchor": "middle", "yref": "paper"}], "coloraxis": {"colorbar": {"title": {"text": "threshold"}}, "colorscale": [[0, "#0d0887"], [0.1111, "#46039f"], [0.2222, "#7201a8"], [0.3333, "#9c179e"], [0.4444, "#bd3786"], [0.5556, "#d8576b"], [0.6667, "#ed7953"], [0.7778, "#fb9f3a"], [0.8889, "#fdca26"], [1, "#f0f921"]]}, "legend": {"tracegroupgap": 0}, "margin": {"t": 60}, "xaxis": {"anchor": "y", "domain": [0, 0.98], "title": {"text": "fb_score"}}, "xaxis2": {"anchor": "y2", "domain": [0, 0.98], "matches": "x", "showticklabels": false}, "yaxis": {"anchor": "x", "domain": [0, 0.485], "title": {"text": "custo_total"}}, "yaxis2": {"anchor": "x2", "domain": [0.515, 1], "matches": "y", "title": {"text": "custo_total"}}}}
